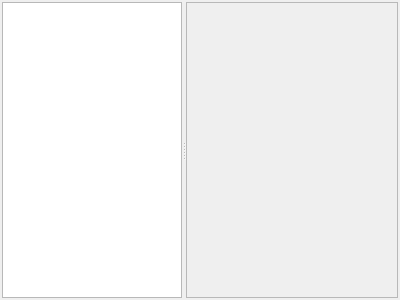
<?xml version="1.0" encoding="UTF-8"?>
<ui version="4.0">
 <class>MainWindow</class>
 <widget class="QMainWindow" name="MainWindow">
  <property name="geometry">
   <rect>
    <x>0</x>
    <y>0</y>
    <width>400</width>
    <height>300</height>
   </rect>
  </property>
  <property name="windowTitle">
   <string>Dialog</string>
  </property>
  <widget class="QWidget" name="centralwidget">
   <layout class="QVBoxLayout" name="verticalLayout">
    <property name="margin">
     <number>2</number>
    </property>
    <item>
     <widget class="QSplitter" name="splitter">
      <property name="orientation">
       <enum>Qt::Horizontal</enum>
      </property>
      <widget class="QTreeView" name="treeView">
       <property name="sizePolicy">
        <sizepolicy hsizetype="Expanding" vsizetype="Expanding">
         <horstretch>1</horstretch>
         <verstretch>0</verstretch>
        </sizepolicy>
       </property>
      </widget>
      <widget class="QFrame" name="mainFrame">
       <property name="sizePolicy">
        <sizepolicy hsizetype="Preferred" vsizetype="Preferred">
         <horstretch>3</horstretch>
         <verstretch>0</verstretch>
        </sizepolicy>
       </property>
       <property name="frameShape">
        <enum>QFrame::StyledPanel</enum>
       </property>
       <property name="frameShadow">
        <enum>QFrame::Raised</enum>
       </property>
      </widget>
     </widget>
    </item>
   </layout>
  </widget>
 </widget>
 <resources/>
 <connections/>
</ui>
